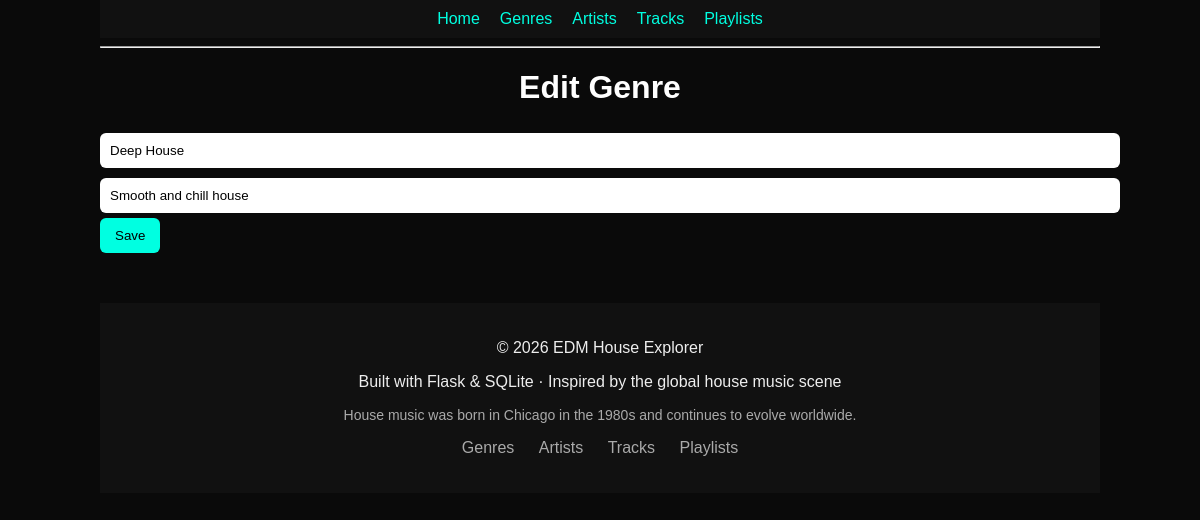
The page /edit_genre/1 on the database as committed earlier.
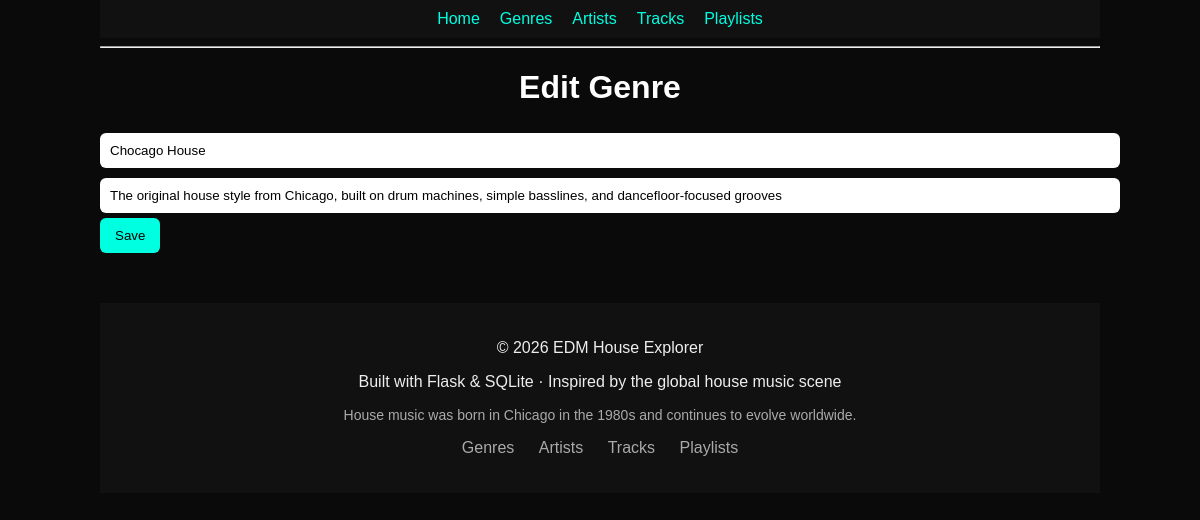
The same page on the database as committed later.
### tables this page shows
CREATE TABLE genres (
        id INTEGER PRIMARY KEY AUTOINCREMENT,
        name TEXT NOT NULL,
        description TEXT
    );

### app.py (the view, shortened to what this page needs)
@app.route("/edit_genre/<int:id>", methods=["GET", "POST"])
def edit_genre(id):
    conn = sqlite3.connect("database.db")
    cursor = conn.cursor()
    cursor.execute("SELECT * FROM genres WHERE id=?", (id,))
    genre = cursor.fetchone()
    conn.close()
    return render_template("edit_genre.html", genre=genre)

### templates/edit_genre.html
{% extends "base.html" %}
{% block content %}
<h1>Edit Genre</h1>
<form method="POST">
    <input type="text" name="name" value="{{ genre[1] }}" required>
    <input type="text" name="description" value="{{ genre[2] }}">
    <button type="submit">Save</button>
</form>
{% endblock %}

Rows that differ between the two databases and show on the page:
changed genres: name "Deep House" → "Chocago House"; description "Smooth and chill house" → "The original house style from Chicago, built on drum machines, simple basslines, and dancefloor-focused grooves"
